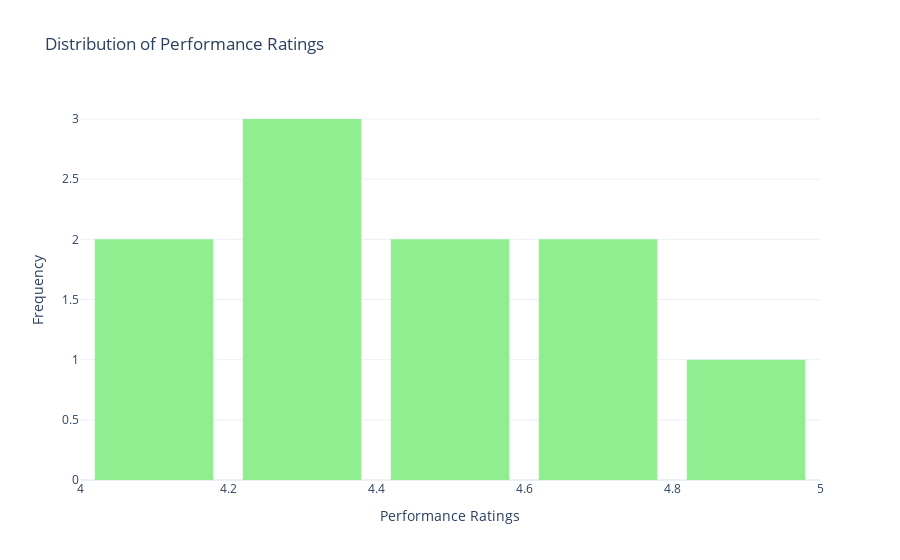

Write notebook code for a chart like this one.
### Code cell
# Erstellen eines Histogramms mit Plotly
fig = px.histogram(df, 
                   x='PerformanceRating', 
                   nbins=5,  # Anzahl der Bins (ähnlich wie `bins` in Seaborn)
                   color_discrete_sequence=['lightgreen'],  # Farbe des Balkens
                   title='Distribution of Performance Ratings')

# Layout anpassen
fig.update_layout(
    xaxis_title='Performance Ratings',
    yaxis_title='Frequency',
    bargap=0.2,  # Platz zwischen den Balken
    template='plotly_white'  # Helles Design
)

# Histogramm anzeigen
fig.show()

### Figure 1 — Plotly figure (JSON) as saved in the notebook; plotly's stock layout.template omitted (floating-point values rounded to 4 significant figures)
{"data": [{"alignmentgroup": "True", "bingroup": "x", "hovertemplate": "PerformanceRating=%{x}<br>count=%{y}<extra></extra>", "legendgroup": "", "marker": {"color": "lightgreen", "pattern": {"shape": ""}}, "name": "", "nbinsx": 5, "offsetgroup": "", "orientation": "v", "showlegend": false, "type": "histogram", "x": [4.5, 4.7, 4.2, 4.6, 4.1, 4.3, 4.4, 4, 4.8, 4.2], "xaxis": "x", "yaxis": "y"}], "layout": {"bargap": 0.2, "barmode": "relative", "legend": {"tracegroupgap": 0}, "title": {"text": "Distribution of Performance Ratings"}, "xaxis": {"anchor": "y", "domain": [0, 1], "title": {"text": "Performance Ratings"}}, "yaxis": {"anchor": "x", "domain": [0, 1], "title": {"text": "Frequency"}}}}
